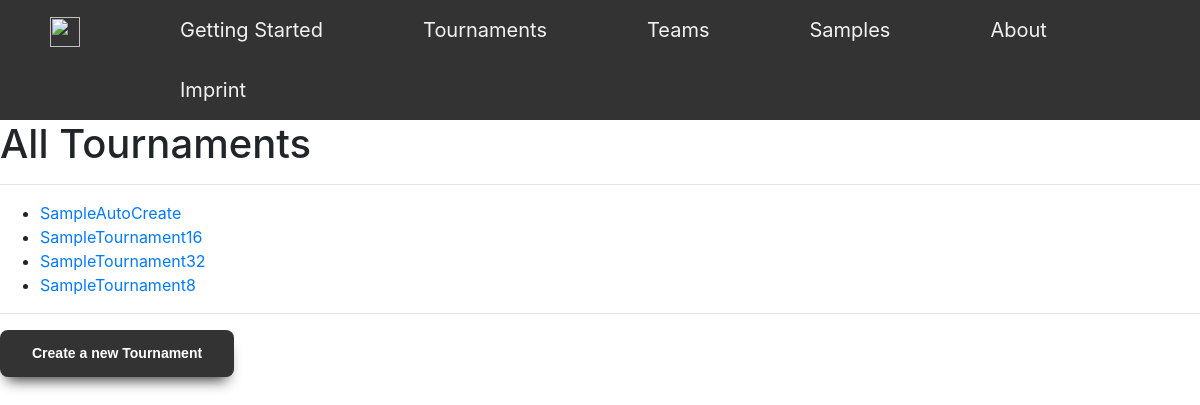
Before: /Tournament/ with the older database file.
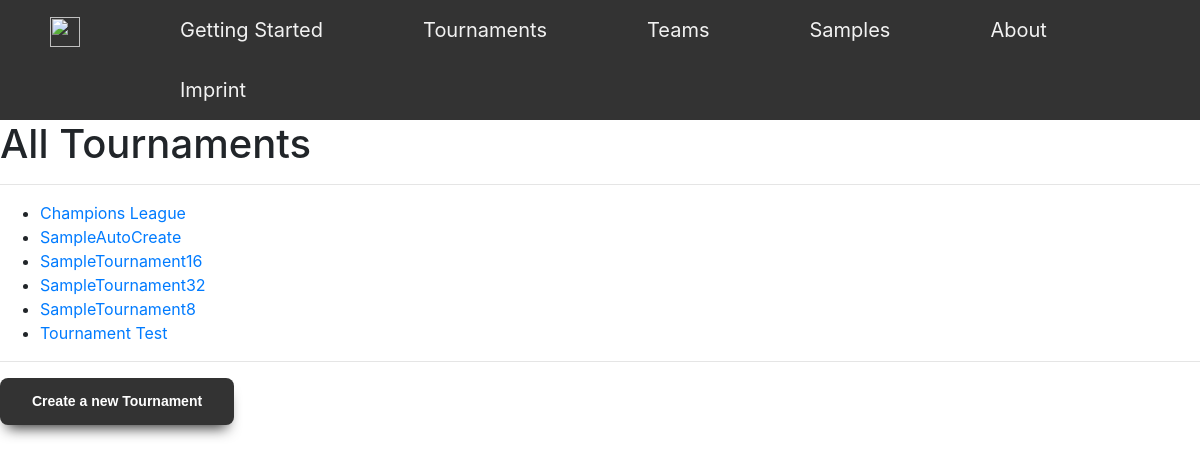
After: the same page with the newer database file.
### Tournament/models.py (models this page shows, shortened)
class Tournament(models.Model):
    TOURNAMENT_CHOICES = (
        ('8 Teams', '8 Teams'),
        ('16 Teams', '16 Teams'),
        ('32 Teams', '32 Teams'),
    )
    TournamentName = models.CharField(max_length=120)
    TournamentSize = models.CharField(max_length=120, choices=TOURNAMENT_CHOICES, default='Tournamentsize')

### Tournament/views.py (the view)
# urls.py: path('', (views.TournamentAllView.as_view()), name='Overview'),
class TournamentAllView(generic.ListView):
    template_name = 'Tournament/TournamentOverview.html'
    def get_queryset(self):
        return Tournament.objects.all().order_by('TournamentName')

### templates/Tournament/TournamentOverview.html
{% extends 'Base/base_3_content.html' %}
{% load static %}
{% block mainContent %}
    <h1>All Tournaments</h1>
{% endblock %}
{% block mainContent2 %}
{% if tournament_list %}
    <ul>
    {% for tournament in tournament_list %}
    <li><a href="{% url 'Tournament:Details' tournament.id %}">{{ tournament.TournamentName }}</a></li>
    {% endfor %}
    </ul>
{% else %}
    <p>No Tournaments created yet.</p>
{% endif %}
{% endblock %}
{% block mainContent3 %}
    <a href="{% url 'Tournament:Create' %}" class="StandardBtn">Create a new Tournament</a>
{% endblock %}

Changed rows visible on the page:
added Tournament: TournamentName "Champions League"
added Tournament: TournamentName "Tournament Test"
